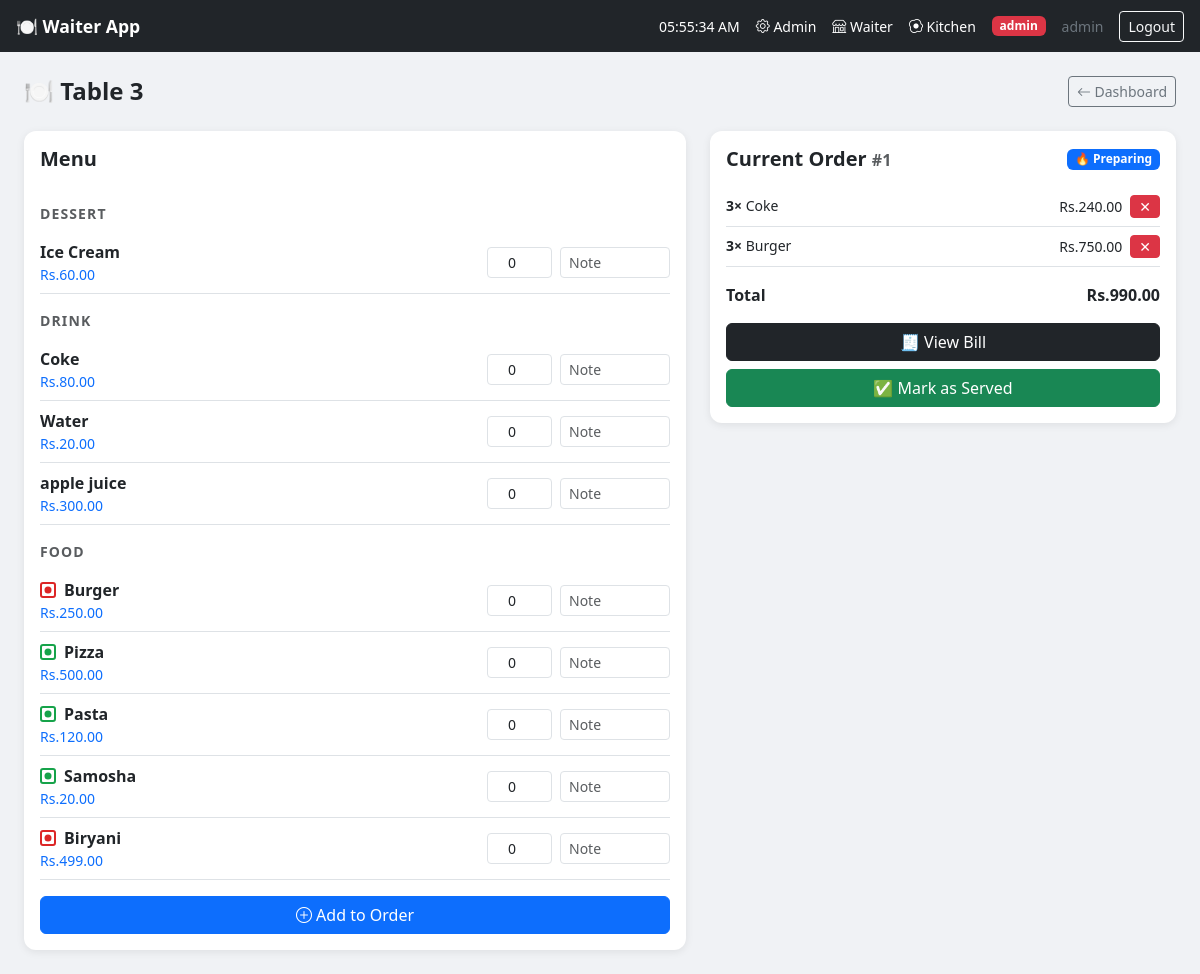
The app's page /table/11/ (signed in) with its own data.
### core/models.py (models this page shows, shortened)
class UserProfile(models.Model):
    ROLE_CHOICES = [
        ('waiter', 'Waiter'),
        ('chef', 'Chef'),
        ('admin', 'Admin'),
    ]
    user = models.OneToOneField(User, on_delete=models.CASCADE, related_name='profile')
    role = models.CharField(max_length=20, choices=ROLE_CHOICES, default='waiter')

class Table(models.Model):
    number = models.IntegerField(unique=True)
    is_occupied = models.BooleanField(default=False)

class MenuItem(models.Model):
    CATEGORY_CHOICES = [
        ('food', 'Food'),
        ('drink', 'Drink'),
        ('dessert', 'Dessert'),
    ]
    FOOD_TYPE_CHOICES = [
        ('veg',     'Vegetarian'),
        ('non_veg', 'Non-Vegetarian'),
        ('na',      'N/A'),
    ]
    name         = models.CharField(max_length=100)
    price        = models.DecimalField(max_digits=6, decimal_places=2)
    category     = models.CharField(max_length=20, choices=CATEGORY_CHOICES)
    food_type    = models.CharField(max_length=10, choices=FOOD_TYPE_CHOICES, default='na')
    is_available = models.BooleanField(default=True)

class Order(models.Model):
    STATUS_CHOICES = [
        ('pending', 'Pending'),
        ('preparing', 'Preparing'),
        ('served', 'Served'),
        ('paid', 'Paid'),
    ]
    table              = models.ForeignKey(Table, on_delete=models.CASCADE, related_name='orders')
    status             = models.CharField(max_length=20, choices=STATUS_CHOICES, default='pending')
    created_at         = models.DateTimeField(auto_now_add=True)
    updated_at         = models.DateTimeField(auto_now=True)
    served_at          = models.DateTimeField(null=True, blank=True)
    daily_order_number = models.IntegerField(default=0)
    def total_price(self):
        return sum(item.subtotal() for item in self.items.all())

class OrderItem(models.Model):
    order      = models.ForeignKey(Order, on_delete=models.CASCADE, related_name='items')
    menu_item  = models.ForeignKey(MenuItem, on_delete=models.CASCADE)
    quantity   = models.PositiveIntegerField(default=1)
    note       = models.TextField(blank=True)
    unit_price = models.DecimalField(max_digits=6, decimal_places=2, default=0)
    def subtotal(self):
        return self.quantity * self.unit_price

### core/views.py (the view, shortened to what this page needs)
# urls.py: path('table/<int:table_id>/', views.table_order, name='table_order'),
@role_required('waiter', 'admin')
def table_order(request, table_id):
    table      = get_object_or_404(Table, id=table_id)
    menu_items = MenuItem.objects.filter(is_available=True).order_by('category')
    order      = Order.objects.filter(
        table=table, status__in=['pending', 'preparing', 'served']
    ).prefetch_related('items__menu_item').first()
    error      = None
    return render(request, 'core/table_order.html', {
        'table':      table,
        'menu_items': menu_items,
        'order':      order,
        'error':      error,
    })

### core/templates/core/table_order.html (shortened to what this page needs)
{% extends 'core/base.html' %}
{% block content %}
<div class="d-flex justify-content-between align-items-center mb-4">
    <h4 class="fw-bold mb-0">🍽️ Table {{ table.number }}</h4>
    <a href="{% url 'dashboard' %}" class="btn btn-outline-secondary btn-sm">
        <i class="bi bi-arrow-left"></i> Dashboard
    </a>
</div>
<div class="row g-4">
    <div class="col-12 col-lg-7">
        <div class="card p-3">
            <h5 class="fw-bold mb-3">Menu</h5>
            <form method="post">
                {% regroup menu_items by category as category_list %}
                {% for category in category_list %}
                    <div class="text-uppercase text-muted fw-bold small mb-2 mt-3"
                         style="letter-spacing:.08em;">
                        {{ category.grouper }}
                    </div>
                    {% for item in category.list %}
                    <div class="d-flex align-items-center justify-content-between py-2 border-bottom">
                        <div>
                            <div class="fw-semibold d-flex align-items-center gap-2">
    {% if item.category == 'food' %}
        {% if item.food_type == 'veg' %}
            <span style="
                display:inline-block;
                width:16px; height:16px;
                border:2px solid #16a34a;
                border-radius:3px;
                background:white;
                position:relative;">
                <span style="
                    position:absolute;
                    top:50%; left:50%;
                    transform:translate(-50%,-50%);
                    width:7px; height:7px;
                    background:#16a34a;
                    border-radius:50%;
                    display:block;">
                </span>
            </span>
        {% elif item.food_type == 'non_veg' %}
            <span style="
                display:inline-block;
                width:16px; height:16px;
                border:2px solid #dc2626;
                border-radius:3px;
                background:white;
                position:relative;">
                <span style="
                    position:absolute;
                    top:50%; left:50%;
                    transform:translate(-50%,-50%);
                    width:7px; height:7px;
                    background:#dc2626;
                    border-radius:50%;
                    display:block;">
                </span>
            </span>
        {% endif %}
    {% endif %}
    {{ item.name }}
</div>
                            <div class="text-primary small">Rs.{{ item.price }}</div>
                        </div>
                        <div class="d-flex align-items-center gap-2">
                            <input type="number" name="quantity_{{ item.id }}"
                                   min="0" value="0"
                                   class="form-control form-control-sm text-center"
                                   style="width:65px;">
                            <input type="text" name="note_{{ item.id }}"
                                   placeholder="Note"
                                   class="form-control form-control-sm"
                                   style="width:110px;">
                        </div>
                    </div>
                    {% endfor %}
                {% endfor %}
                <button type="submit" class="btn btn-primary w-100 mt-3">
                    <i class="bi bi-plus-circle"></i> Add to Order
                </button>
            </form>
        </div>
    </div>
    <div class="col-12 col-lg-5">
        <div class="card p-3">
            <div class="d-flex justify-content-between align-items-center mb-3">
            <h5 class="fw-bold mb-0">
             Current Order
            {% if order %}
                <small class="text-muted fs-6">#{{ order.daily_order_number }}</small>
             {% endif %}
            </h5>
        {% if order %}
            {% if order.status == 'served' %}
                <span class="badge bg-success">✅ Served</span>
            {% elif order.status == 'preparing' %}
                <span class="badge bg-primary">🔥 Preparing</span>
            {% elif order.status == 'pending' %}
                <span class="badge bg-warning text-dark">⏳ Pending</span>
            {% endif %}
        {% endif %}
        </div>
            {% if order and order.items.all %}
    {% for item in order.items.all %}
        <div class="d-flex justify-content-between align-items-start py-2 border-bottom small">
            <div>
                <span class="fw-semibold">{{ item.quantity }}×</span> {{ item.menu_item.name }}
            </div>
            <div class="d-flex align-items-center gap-2">
                <span>Rs.{{ item.subtotal }}</span>
                <a href="{% url 'remove_order_item' item.id %}"
                   class="btn btn-danger btn-sm py-0 px-2"
                   onclick="return confirm('Remove this item?')">✕</a>
            </div>
        </div>
    {% endfor %}
    <div class="d-flex justify-content-between fw-bold mt-3 mb-3 fs-6">
        <span>Total</span>
        <span>Rs.{{ order.total_price }}</span>
    </div>
    <a href="{% url 'bill' order.id %}" class="btn btn-dark w-100 mb-2">
        🧾 View Bill
    </a>
    {% if order.status != 'paid' %}
        <a href="{% url 'mark_order_served' order.id %}"
           class="btn btn-success w-100"
           onclick="return confirm('Mark this order as served and save to records?')">
            ✅ Mark as Served
        </a>
    {% else %}
        <div class="alert alert-info text-center py-2 small">
            ✅ Order completed and saved to records.
        </div>
    {% endif %}
{% else %}
    <div class="text-center text-muted py-4">
        <i class="bi bi-basket" style="font-size:2rem;"></i>
        <p class="mt-2 small">No items yet. Add from the menu.</p>
    </div>
{% endif %}
{% endblock content %}

### core/templates/core/base.html (shortened to what this page needs)
<!DOCTYPE html>
<html lang="en">
<head>
    <link href="https://cdn.jsdelivr.net/npm/bootstrap@5.3.0/dist/css/bootstrap.min.css" rel="stylesheet">
    <link href="https://cdn.jsdelivr.net/npm/bootstrap-icons@1.10.5/font/bootstrap-icons.css" rel="stylesheet">
</head>
<body>
<nav class="navbar navbar-dark bg-dark px-3 py-2 sticky-top">
    <a class="navbar-brand" href="{% url 'dashboard' %}">🍽️ Waiter App</a>
    <div class="d-flex align-items-center gap-3">
    <span class="text-white small" id="live-clock">--:--:--</span>
    {% if request.user.profile.role == 'admin' %}
        <a href="{% url 'admin_dashboard' %}" class="text-white text-decoration-none small">
            <i class="bi bi-gear"></i> Admin
        </a>
        <a href="{% url 'dashboard' %}" class="text-white text-decoration-none small">
            <i class="bi bi-shop"></i> Waiter
        </a>
        <a href="{% url 'kitchen' %}" class="text-white text-decoration-none small">
            <i class="bi bi-egg-fried"></i> Kitchen
        </a>
    {% elif request.user.profile.role == 'waiter' %}
        <a href="{% url 'dashboard' %}" class="text-white text-decoration-none small">
            <i class="bi bi-shop"></i> Dashboard
        </a>
    {% elif request.user.profile.role == 'chef' %}
        <a href="{% url 'kitchen' %}" class="text-white text-decoration-none small">
            <i class="bi bi-egg-fried"></i> Kitchen
        </a>
    {% endif %}
    <span class="badge
        {% if request.user.profile.role == 'admin' %}bg-danger
        {% elif request.user.profile.role == 'chef' %}bg-warning text-dark
        {% else %}bg-primary{% endif %}">
        {{ request.user.profile.role }}
    </span>
    <span class="text-secondary small">{{ request.user.username }}</span>
    <a href="{% url 'logout' %}" class="btn btn-outline-light btn-sm">Logout</a>
</div>
</nav>
<div class="container-fluid page-body py-4 px-3 px-md-4" style="max-width:1200px;">
    {% block content %}{% endblock %}
</div>
</body>
</html>

### core/templates/core/base.html (style rules this page uses)
body { background: #f0f2f5; }
.navbar-brand { font-weight: bold; font-size: 1.1rem; }
.card { border: none; box-shadow: 0 2px 8px rgba(0,0,0,0.08); border-radius: 12px; }

### records on screen
Table: number "3"
MenuItem: grouper "DESSERT", name "Ice Cream", price "60.00"
MenuItem: grouper "DRINK", name "Coke", price "80.00"
MenuItem: name "Water", price "20.00"
MenuItem: name "apple juice", price "300.00"
MenuItem: grouper "FOOD", food_type "non_veg" (drawn), name "Burger", price "250.00"
MenuItem: category "food" (drawn), name "Pizza", price "500.00"
MenuItem: category "food" (drawn), name "Pasta", price "120.00"
MenuItem: category "food" (drawn), name "Samosha", price "20.00"
MenuItem: category "food" (drawn), name "Biryani", price "499.00"
Order: daily_order_number "1", total_price "990.00"
OrderItem: quantity "3", menu_item.name "Coke", subtotal "240.00"
OrderItem: quantity "3", menu_item.name "Burger", subtotal "750.00"

### other values on screen
{{ request.user.profile.role }} "admin"
{{ request.user.username }} "admin"
